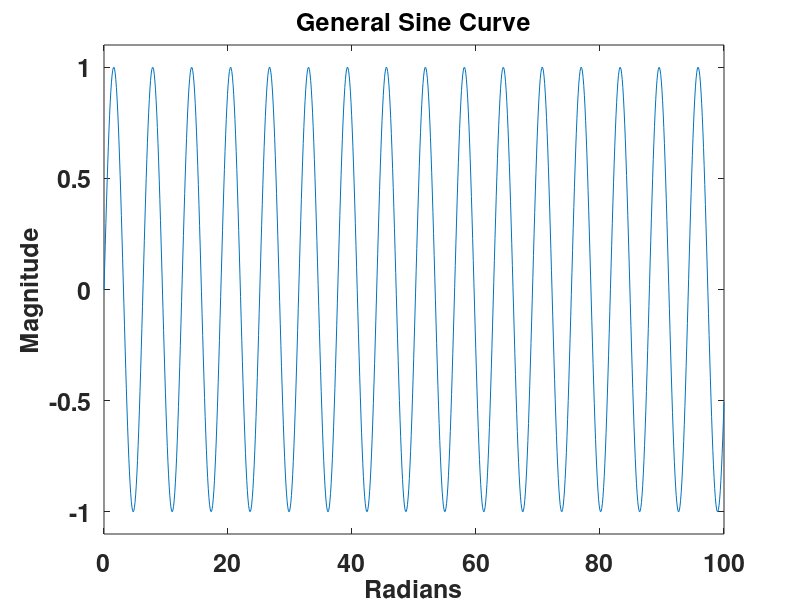

This figure's MATLAB source:
fontSize = 18;

x = linspace(0,100,1000);
y = sin(x);
f = figure('Position',[0,0,1280,1024]);
set(gcf,'color','w');
plot(x, y);
filename = 'General Sine Curve';
title(filename);
xlabel('Radians');
ylabel('Magnitude');
minY = min(y);
maxY = max(y);
center = (minY+maxY)/ 2;
rangeY = maxY - minY;
adjustedRange = 0.55*rangeY;
minY = (center - adjustedRange);
maxY = (center + adjustedRange);
ylim([minY maxY]);
set(gca,'FontSize',fontSize,'fontWeight','bold');
set(findall(gcf,'type','text'),'FontSize',fontSize,'fontWeight','bold');
display('The error must be after here...');
filename =  strcat('./../../rrxthesis/images/',regexprep(filename,'[^\w'']',''),'.png');
display(strcat('Trying to sage as ', filename));
saveas(f,filename);
%pause();
close(f);
